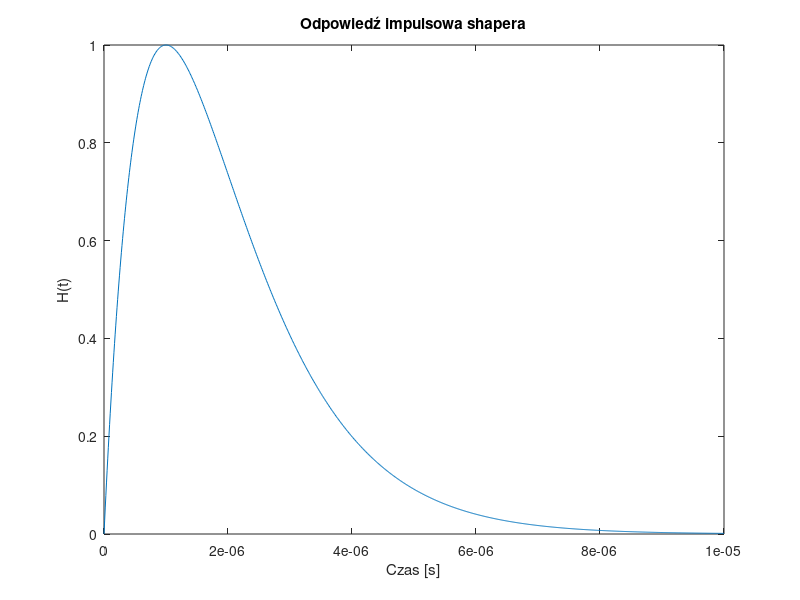
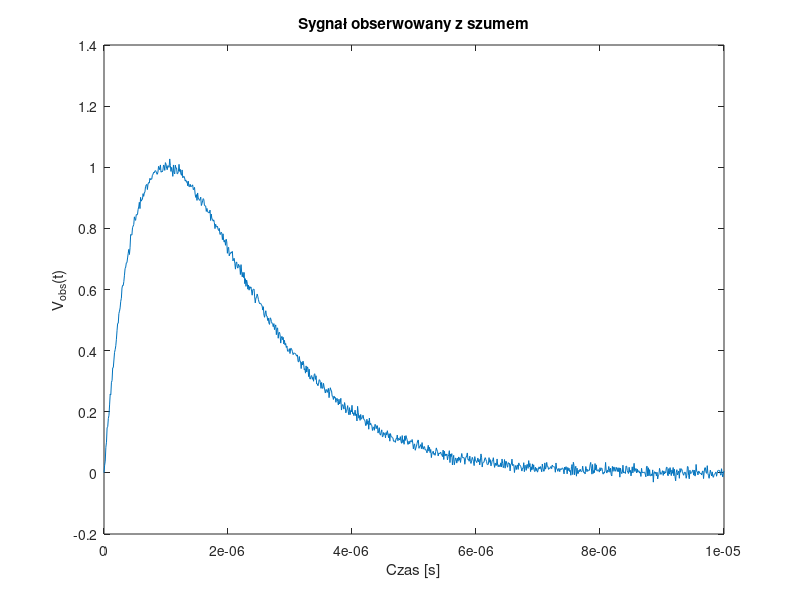
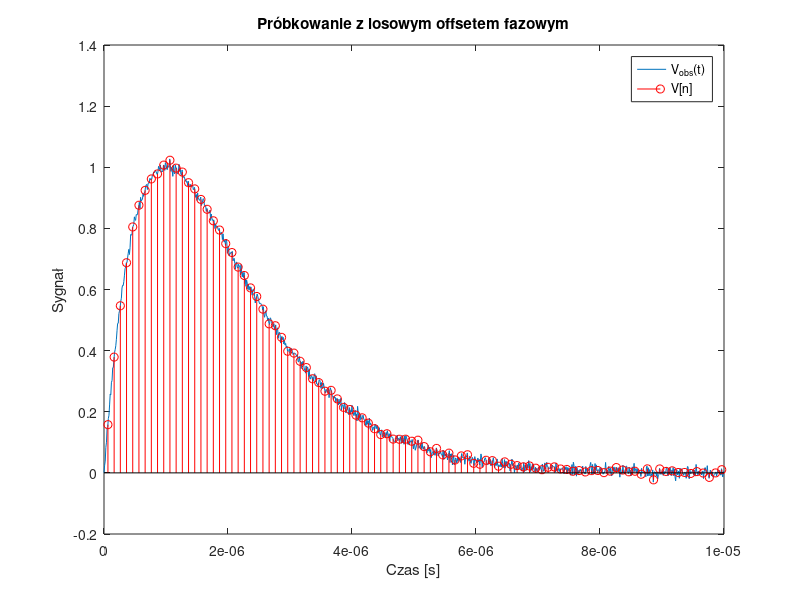
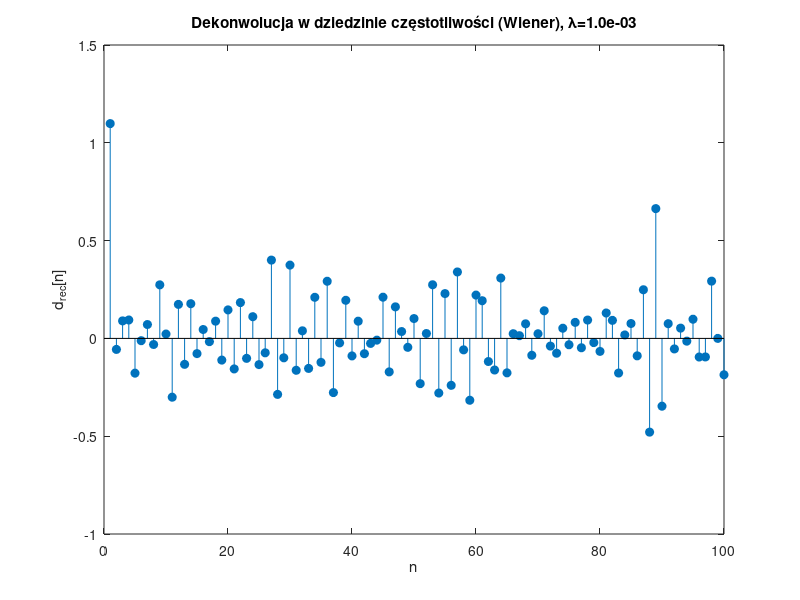

The MATLAB script that drew these images, in order:
A = 1;%amplituda
tau = 1e-6;%stała czasowa [s]
n = 1;%rząd shapera

t_max = 10 * tau;
dt = 1e-8;
t = 0:dt:t_max;

%Odpowiedź  
H = (t/tau).^n .* exp(-t/tau);
H = H / max(H);

figure; plot(t, H); xlabel('Czas [s]'); ylabel('H(t)'); title('Odpowiedź impulsowa shapera');

%Sygnał na wyjściu
Vobs = A * H;

%Dodanie szumu 
noise_amp = 0.01;
Vobs_noisy = Vobs + noise_amp * randn(size(Vobs));

figure; plot(t, Vobs_noisy);
xlabel('Czas [s]'); ylabel('V_{obs}(t)'); title('Sygnał obserwowany z szumem');

%Próbkowanie ADC z losowym offsetem 
fs = 10e6; Ts = 1/fs;
t0 = rand * Ts;              
ts = t0:Ts:t_max;

V_samples  = interp1(t, Vobs_noisy, ts, 'pchip', 0);% próbki z szumem
V_samples0 = interp1(t, A*H       , ts, 'pchip', 0);% próbki wzorcowe

figure; plot(t, Vobs_noisy); hold on;
stem(ts, V_samples, 'r');
xlabel('Czas [s]'); ylabel('Sygnał');
title('Próbkowanie z losowym offsetem fazowym');
legend('V_{obs}(t)', 'V[n]');

%Filtr odwrotny projektowany na SIATCE ADC
ts0  = 0:Ts:t_max;
h_adc = interp1(t, H, ts0, 'pchip', 0);

%Długości i FFT
N  = numel(V_samples);
Lh = numel(h_adc);
M  = 2^nextpow2(N + Lh - 1);

H_d = fft(h_adc, M);
lambda = 1e-4;%regularyzacja
G = conj(H_d) ./ (abs(H_d).^2 + lambda);%filtr Wiener/Tikhonov

V_samples  = V_samples(:).';
V_samples0 = V_samples0(:).';
h_adc      = h_adc(:).';

%Długości i FFT
N  = numel(V_samples);
Lh = numel(h_adc);
M  = 2^nextpow2(N + Lh - 1);%zero-padding

H_d = fft(h_adc, M);

%Filtr odwrotny Wiener/Tikhonov
lambda = 1e-3;
G = conj(H_d) ./ (abs(H_d).^2 + lambda);

%Dekonwolucja przez mnożenie w czestotliwości (z paddingiem)
Xn = fft([V_samples,  zeros(1, M-N)]);
X0 = fft([V_samples0, zeros(1, M-N)]);

Y  = Xn .* G;
Y0 = X0 .* G;

V_rec  = real(ifft(Y));   V_rec  = V_rec(1:N);%wynik dla danych zaszumionych
V_rec0 = real(ifft(Y0));  V_rec0 = V_rec0(1:N);%tor "idealny" do kalibracji

[amp_est, k] = max(V_rec);
if k>1 && k<length(V_rec)
    y1=V_rec(k-1); y2=V_rec(k); y3=V_rec(k+1);
    denom = (y1 - 2*y2 + y3);
    if abs(denom)>eps
        d = 0.5*(y1 - y3)/denom;%przesunięcie sub-próbkowe
        amp_est = y2 - 0.25*(y1 - y3)*d;%amplituda w wierzchołku
    else
        d = 0;
    end
else
    d = 0;
end
t_est = ts(k) + d*Ts;

fprintf('A=%.3f, A_hat=%.3f, błąd = %.2f %% , t_hat = %.3f us\n', ...
        A, amp_est, 100*(amp_est/A-1), t_est*1e6);

%Kalibracja skali i korekcja baseline'u
scale = A / max(V_rec0);
V_rec = scale * V_rec;
bwin  = max(1, N-20):N;
V_rec = V_rec - median(V_rec(bwin));

%Estymacja amplitudy z poprawką paraboliczną
[amp_est, k] = max(V_rec);
if k>1 && k<length(V_rec)
    y1=V_rec(k-1); y2=V_rec(k); y3=V_rec(k+1);
    denom = (y1 - 2*y2 + y3);
    if abs(denom)>eps
        d = 0.5*(y1 - y3)/denom;
        amp_est = y2 - 0.25*(y1 - y3)*d;
    else
        d = 0;
    end
else
    d = 0;
end
t_est = ts(k) + d*Ts;

figure; stem(V_rec,'filled');
xlabel('n'); ylabel('d_{rec}[n]');
title(sprintf('Dekonwolucja w dziedzinie częstotliwości (Wiener), \\lambda=%.1e', lambda));
fprintf('Oszacowana amplituda: %.4f (A=%.4f), t_est=%.3f us\n', amp_est, A, t_est*1e6);
figure;
f = (0:M-1)/M * fs;
semilogx(f, 20*log10(abs(H_d)+1e-12), 'LineWidth',1.2); hold on;
semilogx(f, 20*log10(abs(G)+1e-12),   'LineWidth',1.2);
semilogx(f, 20*log10(abs(H_d.*G)+1e-12), 'LineWidth',1.2);
grid on; xlabel('f [Hz]'); ylabel('amplituda [dB]');
legend('|H|','|G|','|H\cdot G| \approx 1'); 
title(sprintf('Charakterystyki: shaper i filtr odwrotny (\\lambda=%.1e)', lambda));

lams = logspace(-4,-1,20);
abs_err = zeros(size(lams));
for i = 1:numel(lams)
    Gi = conj(H_d) ./ (abs(H_d).^2 + lams(i));
    V0i = real(ifft( fft([V_samples0 zeros(1,M-N)]).*Gi )); V0i = V0i(1:N);
    Vi  = real(ifft( fft([V_samples  zeros(1,M-N)]).*Gi )); Vi  = Vi(1:N);
    Vi  = (A/max(V0i)) * Vi;
    Vi  = Vi - median(Vi(max(1,N-20):N));
    [Ai, k] = max(Vi);
    if k>1 && k<length(Vi)
        y1=Vi(k-1); y2=Vi(k); y3=Vi(k+1);
        denom = (y1 - 2*y2 + y3); 
        if abs(denom)>eps
            d = 0.5*(y1 - y3)/denom; 
            Ai = y2 - 0.25*(y1 - y3)*d;
        end
    end
    abs_err(i) = abs(Ai - A);
end
[~,idx] = min(abs_err);
fprintf('Optymalna lambda (single shot): %.3e\n', lams(idx));
figure; loglog(lams, abs_err, '-o'); grid on;
xlabel('\lambda'); ylabel('|A_{hat}-A|'); title('Dobór regularyzacji');